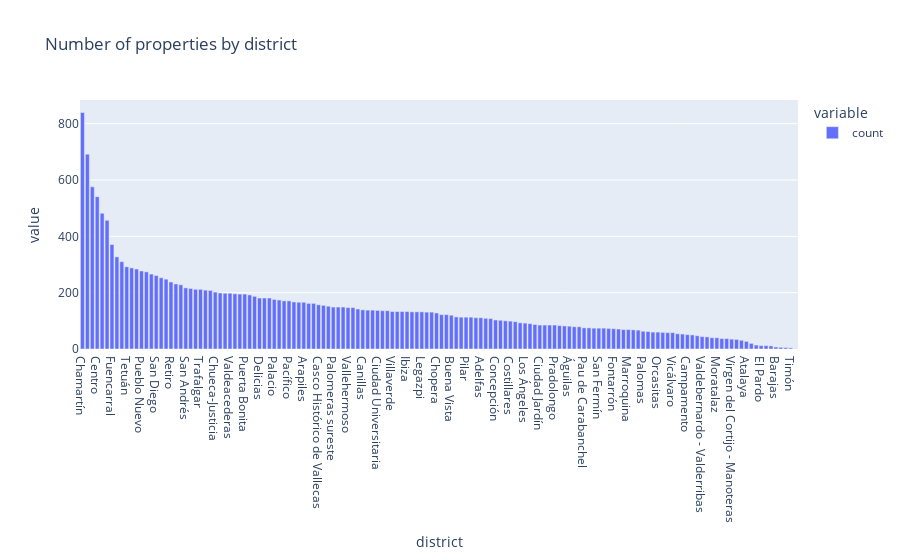

Notebook code for this chart:
### Code cell
px.bar(df['district'].value_counts(), title='Number of properties by district')

### Figure 1 — Plotly figure (JSON) as saved in the notebook; plotly's stock layout.template omitted (floating-point values rounded to 4 significant figures; data arrays with more than 128 entries replaced by an {"elided": "..."} marker saying what was removed)
{"data": [{"hovertemplate": "variable=count<br>district=%{x}<br>value=%{y}<extra></extra>", "legendgroup": "count", "marker": {"color": "#636efa", "pattern": {"shape": ""}}, "name": "count", "orientation": "v", "showlegend": true, "textposition": "auto", "type": "bar", "x": {"elided": "146 str values"}, "xaxis": "x", "y": {"elided": "146 int values"}, "yaxis": "y"}], "layout": {"barmode": "relative", "legend": {"title": {"text": "variable"}, "tracegroupgap": 0}, "title": {"text": "Number of properties by district"}, "xaxis": {"anchor": "y", "domain": [0, 1], "title": {"text": "district"}}, "yaxis": {"anchor": "x", "domain": [0, 1], "title": {"text": "value"}}}}
